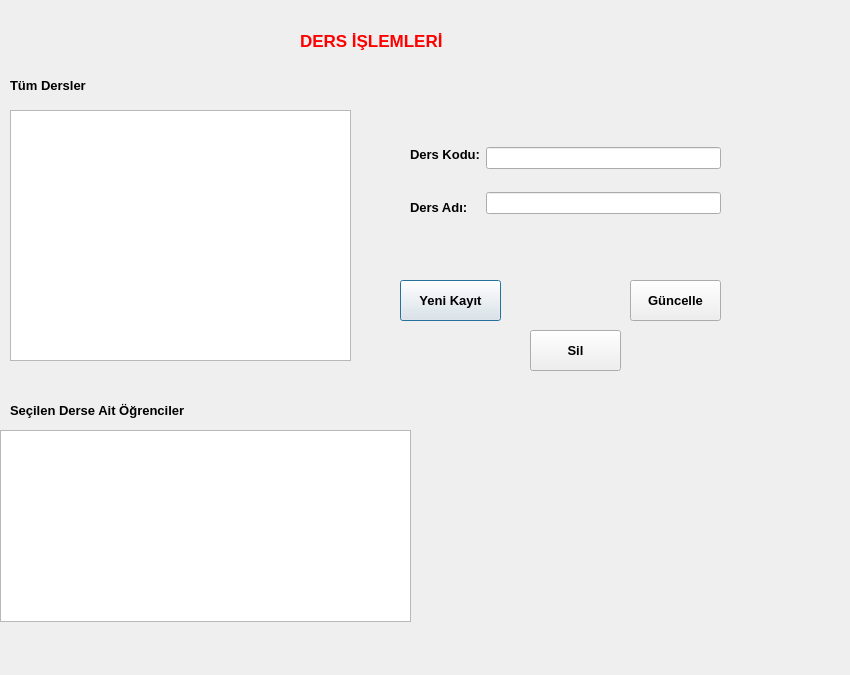
<?xml version="1.0" encoding="UTF-8"?>
<ui version="4.0">
 <class>Ders_islemleri</class>
 <widget class="QDialog" name="Ders_islemleri">
  <property name="geometry">
   <rect>
    <x>0</x>
    <y>0</y>
    <width>850</width>
    <height>675</height>
   </rect>
  </property>
  <property name="windowTitle">
   <string>Dialog</string>
  </property>
  <widget class="QLabel" name="label">
   <property name="geometry">
    <rect>
     <x>300</x>
     <y>20</y>
     <width>201</width>
     <height>41</height>
    </rect>
   </property>
   <property name="palette">
    <palette>
     <active>
      <colorrole role="WindowText">
       <brush brushstyle="SolidPattern">
        <color alpha="255">
         <red>255</red>
         <green>0</green>
         <blue>0</blue>
        </color>
       </brush>
      </colorrole>
     </active>
     <inactive>
      <colorrole role="WindowText">
       <brush brushstyle="SolidPattern">
        <color alpha="255">
         <red>255</red>
         <green>0</green>
         <blue>0</blue>
        </color>
       </brush>
      </colorrole>
     </inactive>
     <disabled>
      <colorrole role="WindowText">
       <brush brushstyle="SolidPattern">
        <color alpha="255">
         <red>120</red>
         <green>120</green>
         <blue>120</blue>
        </color>
       </brush>
      </colorrole>
     </disabled>
    </palette>
   </property>
   <property name="font">
    <font>
     <pointsize>13</pointsize>
     <weight>75</weight>
     <bold>true</bold>
    </font>
   </property>
   <property name="text">
    <string>DERS İŞLEMLERİ</string>
   </property>
  </widget>
  <widget class="QTableView" name="tbv_Tum">
   <property name="geometry">
    <rect>
     <x>10</x>
     <y>110</y>
     <width>341</width>
     <height>251</height>
    </rect>
   </property>
  </widget>
  <widget class="QTableView" name="tbv_Secilen">
   <property name="geometry">
    <rect>
     <x>0</x>
     <y>430</y>
     <width>411</width>
     <height>192</height>
    </rect>
   </property>
  </widget>
  <widget class="QLabel" name="label_2">
   <property name="geometry">
    <rect>
     <x>10</x>
     <y>75</y>
     <width>131</width>
     <height>21</height>
    </rect>
   </property>
   <property name="font">
    <font>
     <pointsize>10</pointsize>
     <weight>75</weight>
     <bold>true</bold>
    </font>
   </property>
   <property name="text">
    <string>Tüm Dersler</string>
   </property>
  </widget>
  <widget class="QLabel" name="label_3">
   <property name="geometry">
    <rect>
     <x>10</x>
     <y>400</y>
     <width>241</width>
     <height>21</height>
    </rect>
   </property>
   <property name="font">
    <font>
     <pointsize>10</pointsize>
     <weight>75</weight>
     <bold>true</bold>
    </font>
   </property>
   <property name="text">
    <string>Seçilen Derse Ait Öğrenciler</string>
   </property>
  </widget>
  <widget class="QPushButton" name="btn_yeniKayit">
   <property name="geometry">
    <rect>
     <x>400</x>
     <y>280</y>
     <width>101</width>
     <height>41</height>
    </rect>
   </property>
   <property name="font">
    <font>
     <pointsize>10</pointsize>
     <weight>75</weight>
     <bold>true</bold>
    </font>
   </property>
   <property name="text">
    <string>Yeni Kayıt</string>
   </property>
  </widget>
  <widget class="QPushButton" name="btn_Guncelle">
   <property name="geometry">
    <rect>
     <x>630</x>
     <y>280</y>
     <width>91</width>
     <height>41</height>
    </rect>
   </property>
   <property name="font">
    <font>
     <pointsize>10</pointsize>
     <weight>75</weight>
     <bold>true</bold>
    </font>
   </property>
   <property name="text">
    <string>Güncelle</string>
   </property>
  </widget>
  <widget class="QPushButton" name="btn_Sil">
   <property name="geometry">
    <rect>
     <x>530</x>
     <y>330</y>
     <width>91</width>
     <height>41</height>
    </rect>
   </property>
   <property name="font">
    <font>
     <pointsize>10</pointsize>
     <weight>75</weight>
     <bold>true</bold>
    </font>
   </property>
   <property name="text">
    <string>Sil</string>
   </property>
  </widget>
  <widget class="QWidget" name="layoutWidget">
   <property name="geometry">
    <rect>
     <x>410</x>
     <y>130</y>
     <width>311</width>
     <height>101</height>
    </rect>
   </property>
   <layout class="QHBoxLayout" name="horizontalLayout">
    <item>
     <layout class="QVBoxLayout" name="verticalLayout">
      <item>
       <widget class="QLabel" name="label_4">
        <property name="font">
         <font>
          <pointsize>10</pointsize>
          <weight>75</weight>
          <bold>true</bold>
         </font>
        </property>
        <property name="text">
         <string>Ders Kodu:</string>
        </property>
       </widget>
      </item>
      <item>
       <widget class="QLabel" name="label_5">
        <property name="font">
         <font>
          <pointsize>10</pointsize>
          <weight>75</weight>
          <bold>true</bold>
         </font>
        </property>
        <property name="text">
         <string>Ders Adı:</string>
        </property>
       </widget>
      </item>
     </layout>
    </item>
    <item>
     <layout class="QVBoxLayout" name="verticalLayout_2">
      <item>
       <widget class="QLineEdit" name="lnedt_DersKodu"/>
      </item>
      <item>
       <widget class="QLineEdit" name="lnedt_DersAdi"/>
      </item>
     </layout>
    </item>
   </layout>
  </widget>
 </widget>
 <resources/>
 <connections/>
</ui>
